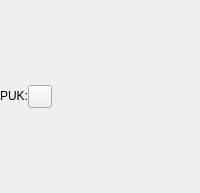
           <widget class="QWidget" name="basicReaderPukPage">
            <layout class="QVBoxLayout" name="verticalLayout_18">
             <property name="spacing">
              <number>0</number>
             </property>
             <property name="leftMargin">
              <number>0</number>
             </property>
             <property name="topMargin">
              <number>0</number>
             </property>
             <property name="rightMargin">
              <number>0</number>
             </property>
             <property name="bottomMargin">
              <number>0</number>
             </property>
             <item>
              <spacer name="verticalSpacer_16">
               <property name="orientation">
                <enum>Qt::Vertical</enum>
               </property>
               <property name="sizeHint" stdset="0">
                <size>
                 <width>20</width>
                 <height>85</height>
                </size>
               </property>
              </spacer>
             </item>
             <item>
              <layout class="QHBoxLayout" name="horizontalLayout">
               <item>
                <widget class="QLabel" name="pukEditLabel">
                 <property name="focusPolicy">
                  <enum>Qt::TabFocus</enum>
                 </property>
                 <property name="text">
                  <string>PUK:</string>
                 </property>
                </widget>
               </item>
               <item>
                <widget class="governikus::PasswordEdit" name="pukEdit" native="true">
                 <property name="focusPolicy">
                  <enum>Qt::StrongFocus</enum>
                 </property>
                </widget>
               </item>
               <item>
                <widget class="QToolButton" name="pukRandomPinButton"/>
               </item>
               <item>
                <spacer name="horizontalSpacer">
                 <property name="orientation">
                  <enum>Qt::Horizontal</enum>
                 </property>
                 <property name="sizeHint" stdset="0">
                  <size>
                   <width>40</width>
                   <height>20</height>
                  </size>
                 </property>
                </spacer>
               </item>
              </layout>
             </item>
             <item>
              <spacer name="verticalSpacer_15">
               <property name="orientation">
                <enum>Qt::Vertical</enum>
               </property>
               <property name="sizeHint" stdset="0">
                <size>
                 <width>20</width>
                 <height>85</height>
                </size>
               </property>
              </spacer>
             </item>
            </layout>
           </widget>
